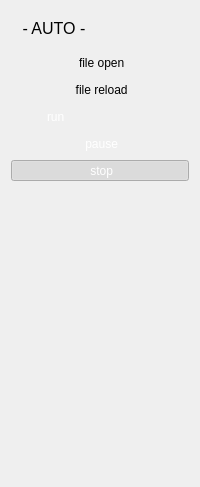
           <widget class="QWidget" name="page_auto">
            <layout class="QGridLayout" name="gridLayout_3">
             <item row="0" column="0">
              <widget class="QLabel" name="label_auto">
               <property name="minimumSize">
                <size>
                 <width>0</width>
                 <height>35</height>
                </size>
               </property>
               <property name="font">
                <font>
                 <pointsize>12</pointsize>
                </font>
               </property>
               <property name="text">
                <string>- AUTO -</string>
               </property>
               <property name="alignment">
                <set>Qt::AlignCenter</set>
               </property>
              </widget>
             </item>
             <item row="1" column="0" colspan="2">
              <widget class="QToolButton" name="toolButton_open">
               <property name="sizePolicy">
                <sizepolicy hsizetype="Preferred" vsizetype="Fixed">
                 <horstretch>0</horstretch>
                 <verstretch>0</verstretch>
                </sizepolicy>
               </property>
               <property name="text">
                <string> file open</string>
               </property>
               <property name="icon">
                <iconset resource="icons.qrc">
                 <normaloff>:/pictures/btn_25_25_file_open.png</normaloff>:/pictures/btn_25_25_file_open.png</iconset>
               </property>
               <property name="iconSize">
                <size>
                 <width>35</width>
                 <height>35</height>
                </size>
               </property>
               <property name="toolButtonStyle">
                <enum>Qt::ToolButtonTextBesideIcon</enum>
               </property>
               <property name="autoRaise">
                <bool>true</bool>
               </property>
              </widget>
             </item>
             <item row="2" column="0" colspan="2">
              <widget class="QToolButton" name="toolButton_reload">
               <property name="sizePolicy">
                <sizepolicy hsizetype="Preferred" vsizetype="Fixed">
                 <horstretch>0</horstretch>
                 <verstretch>0</verstretch>
                </sizepolicy>
               </property>
               <property name="text">
                <string> file reload</string>
               </property>
               <property name="icon">
                <iconset resource="icons.qrc">
                 <normaloff>:/pictures/btn_25_25_file_refresh.png</normaloff>:/pictures/btn_25_25_file_refresh.png</iconset>
               </property>
               <property name="iconSize">
                <size>
                 <width>35</width>
                 <height>35</height>
                </size>
               </property>
               <property name="toolButtonStyle">
                <enum>Qt::ToolButtonTextBesideIcon</enum>
               </property>
               <property name="autoRaise">
                <bool>true</bool>
               </property>
              </widget>
             </item>
             <item row="3" column="0">
              <widget class="QToolButton" name="toolButton_run">
               <property name="sizePolicy">
                <sizepolicy hsizetype="Preferred" vsizetype="Fixed">
                 <horstretch>0</horstretch>
                 <verstretch>0</verstretch>
                </sizepolicy>
               </property>
               <property name="autoFillBackground">
                <bool>false</bool>
               </property>
               <property name="styleSheet">
                <string notr="true">color: rgb(255, 255, 255);</string>
               </property>
               <property name="text">
                <string> run</string>
               </property>
               <property name="icon">
                <iconset resource="icons.qrc">
                 <normaloff>:/pictures/btn_25_25.png</normaloff>
                 <normalon>:/pictures/btn_25_25_in_green.png</normalon>:/pictures/btn_25_25.png</iconset>
               </property>
               <property name="iconSize">
                <size>
                 <width>35</width>
                 <height>35</height>
                </size>
               </property>
               <property name="checkable">
                <bool>true</bool>
               </property>
               <property name="checked">
                <bool>false</bool>
               </property>
               <property name="toolButtonStyle">
                <enum>Qt::ToolButtonTextBesideIcon</enum>
               </property>
               <property name="autoRaise">
                <bool>true</bool>
               </property>
              </widget>
             </item>
             <item row="4" column="0" colspan="2">
              <widget class="QToolButton" name="toolButton_pause">
               <property name="sizePolicy">
                <sizepolicy hsizetype="Preferred" vsizetype="Fixed">
                 <horstretch>0</horstretch>
                 <verstretch>0</verstretch>
                </sizepolicy>
               </property>
               <property name="autoFillBackground">
                <bool>false</bool>
               </property>
               <property name="styleSheet">
                <string notr="true">color: rgb(255, 255, 255);</string>
               </property>
               <property name="text">
                <string> pause</string>
               </property>
               <property name="icon">
                <iconset resource="icons.qrc">
                 <normaloff>:/pictures/btn_25_25.png</normaloff>
                 <normalon>:/pictures/btn_25_25_in_orange.png</normalon>:/pictures/btn_25_25.png</iconset>
               </property>
               <property name="iconSize">
                <size>
                 <width>35</width>
                 <height>35</height>
                </size>
               </property>
               <property name="checkable">
                <bool>true</bool>
               </property>
               <property name="checked">
                <bool>false</bool>
               </property>
               <property name="toolButtonStyle">
                <enum>Qt::ToolButtonTextBesideIcon</enum>
               </property>
               <property name="autoRaise">
                <bool>true</bool>
               </property>
              </widget>
             </item>
             <item row="5" column="0" colspan="2">
              <widget class="QToolButton" name="toolButton_stop">
               <property name="sizePolicy">
                <sizepolicy hsizetype="Preferred" vsizetype="Fixed">
                 <horstretch>0</horstretch>
                 <verstretch>0</verstretch>
                </sizepolicy>
               </property>
               <property name="autoFillBackground">
                <bool>false</bool>
               </property>
               <property name="styleSheet">
                <string notr="true">color: rgb(255, 255, 255);</string>
               </property>
               <property name="text">
                <string> stop</string>
               </property>
               <property name="icon">
                <iconset resource="icons.qrc">
                 <normaloff>:/pictures/btn_25_25.png</normaloff>
                 <normalon>:/pictures/btn_25_25_in_purple.png</normalon>:/pictures/btn_25_25.png</iconset>
               </property>
               <property name="iconSize">
                <size>
                 <width>35</width>
                 <height>35</height>
                </size>
               </property>
               <property name="checkable">
                <bool>true</bool>
               </property>
               <property name="checked">
                <bool>true</bool>
               </property>
               <property name="toolButtonStyle">
                <enum>Qt::ToolButtonTextBesideIcon</enum>
               </property>
               <property name="autoRaise">
                <bool>true</bool>
               </property>
              </widget>
             </item>
             <item row="6" column="1">
              <spacer name="verticalSpacer_3">
               <property name="orientation">
                <enum>Qt::Vertical</enum>
               </property>
               <property name="sizeHint" stdset="0">
                <size>
                 <width>20</width>
                 <height>295</height>
                </size>
               </property>
              </spacer>
             </item>
            </layout>
           </widget>
